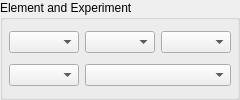
         <widget class="QGroupBox" name="elementAndExperimentGroupBox">
          <property name="minimumSize">
           <size>
            <width>240</width>
            <height>0</height>
           </size>
          </property>
          <property name="title">
           <string>Element and Experiment</string>
          </property>
          <layout class="QGridLayout" name="elementAndExperimentVBoxLayout">
           <property name="leftMargin">
            <number>6</number>
           </property>
           <property name="topMargin">
            <number>6</number>
           </property>
           <property name="rightMargin">
            <number>6</number>
           </property>
           <property name="bottomMargin">
            <number>6</number>
           </property>
           <property name="verticalSpacing">
            <number>6</number>
           </property>
           <item row="0" column="2">
            <widget class="ComboBox" name="symmetryComboBox">
             <property name="sizePolicy">
              <sizepolicy hsizetype="Ignored" vsizetype="Fixed">
               <horstretch>0</horstretch>
               <verstretch>0</verstretch>
              </sizepolicy>
             </property>
             <property name="toolTip">
              <string>Symmetry</string>
             </property>
            </widget>
           </item>
           <item row="0" column="0">
            <widget class="ComboBox" name="elementComboBox">
             <property name="sizePolicy">
              <sizepolicy hsizetype="Ignored" vsizetype="Fixed">
               <horstretch>0</horstretch>
               <verstretch>0</verstretch>
              </sizepolicy>
             </property>
             <property name="toolTip">
              <string>Element</string>
             </property>
            </widget>
           </item>
           <item row="0" column="1">
            <widget class="ComboBox" name="chargeComboBox">
             <property name="sizePolicy">
              <sizepolicy hsizetype="Ignored" vsizetype="Fixed">
               <horstretch>0</horstretch>
               <verstretch>0</verstretch>
              </sizepolicy>
             </property>
             <property name="toolTip">
              <string>Charge</string>
             </property>
            </widget>
           </item>
           <item row="1" column="0">
            <widget class="ComboBox" name="experimentComboBox">
             <property name="sizePolicy">
              <sizepolicy hsizetype="Ignored" vsizetype="Fixed">
               <horstretch>0</horstretch>
               <verstretch>0</verstretch>
              </sizepolicy>
             </property>
             <property name="toolTip">
              <string>Experiment</string>
             </property>
            </widget>
           </item>
           <item row="1" column="1" colspan="2">
            <widget class="ComboBox" name="edgeComboBox">
             <property name="toolTip">
              <string>Edge</string>
             </property>
            </widget>
           </item>
          </layout>
         </widget>
